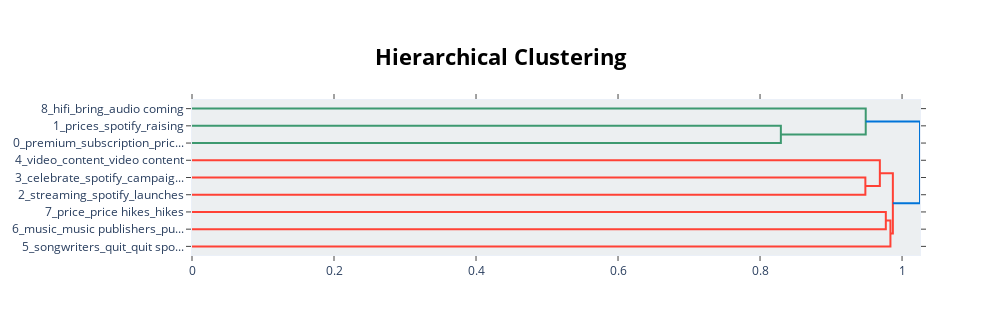

Source (notebook cell):
### Code cell
# Visualise the topic hierarchy
topic_model.visualize_hierarchy(top_n_topics=9)

### Figure 1 — Plotly figure (JSON) as saved in the notebook; plotly's stock layout.template omitted (floating-point values rounded to 4 significant figures)
{"data": [{"hoverinfo": "text", "marker": {"color": "rgb(61,153,112)"}, "mode": "lines", "type": "scatter", "x": [0, 0.8293, 0.8293, 0], "xaxis": "x", "y": [-15, -15, -25, -25], "yaxis": "y"}, {"hoverinfo": "text", "marker": {"color": "rgb(61,153,112)"}, "mode": "lines", "type": "scatter", "x": [0, 0.9489, 0.9489, 0.8293], "xaxis": "x", "y": [-5, -5, -20, -20], "yaxis": "y"}, {"hoverinfo": "text", "marker": {"color": "rgb(255,65,54)"}, "mode": "lines", "type": "scatter", "x": [0, 0.9483, 0.9483, 0], "xaxis": "x", "y": [-45, -45, -55, -55], "yaxis": "y"}, {"hoverinfo": "text", "marker": {"color": "rgb(255,65,54)"}, "mode": "lines", "type": "scatter", "x": [0, 0.9687, 0.9687, 0.9483], "xaxis": "x", "y": [-35, -35, -50, -50], "yaxis": "y"}, {"hoverinfo": "text", "marker": {"color": "rgb(255,65,54)"}, "mode": "lines", "type": "scatter", "x": [0, 0.9772, 0.9772, 0], "xaxis": "x", "y": [-65, -65, -75, -75], "yaxis": "y"}, {"hoverinfo": "text", "marker": {"color": "rgb(255,65,54)"}, "mode": "lines", "type": "scatter", "x": [0.9772, 0.9836, 0.9836, 0], "xaxis": "x", "y": [-70, -70, -85, -85], "yaxis": "y"}, {"hoverinfo": "text", "marker": {"color": "rgb(255,65,54)"}, "mode": "lines", "type": "scatter", "x": [0.9687, 0.9871, 0.9871, 0.9836], "xaxis": "x", "y": [-42.5, -42.5, -77.5, -77.5], "yaxis": "y"}, {"hoverinfo": "text", "marker": {"color": "rgb(0,116,217)"}, "mode": "lines", "type": "scatter", "x": [0.9489, 1.025, 1.025, 0.9871], "xaxis": "x", "y": [-12.5, -12.5, -60, -60], "yaxis": "y"}], "layout": {"autosize": false, "height": 335, "hoverlabel": {"bgcolor": "white", "font": {"family": "Rockwell", "size": 16}}, "hovermode": "closest", "plot_bgcolor": "#ECEFF1", "showlegend": false, "title": {"font": {"color": "Black", "size": 22}, "text": "<b>Hierarchical Clustering</b>", "x": 0.5, "xanchor": "center", "yanchor": "top"}, "width": 1000, "xaxis": {"mirror": "allticks", "rangemode": "tozero", "showgrid": false, "showline": true, "showticklabels": true, "ticks": "outside", "type": "linear", "zeroline": false}, "yaxis": {"mirror": "allticks", "range": [-90, 0], "rangemode": "tozero", "showgrid": false, "showline": true, "showticklabels": true, "tickmode": "array", "ticks": "outside", "ticktext": ["8_hifi_bring_audio coming", "1_prices_spotify_raising", "0_premium_subscription_pric...", "4_video_content_video content", "3_celebrate_spotify_campaig...", "2_streaming_spotify_launches", "7_price_price hikes_hikes", "6_music_music publishers_pu...", "5_songwriters_quit_quit spo..."], "tickvals": [-5, -15, -25, -35, -45, -55, -65, -75, -85], "type": "linear", "zeroline": false}}}
